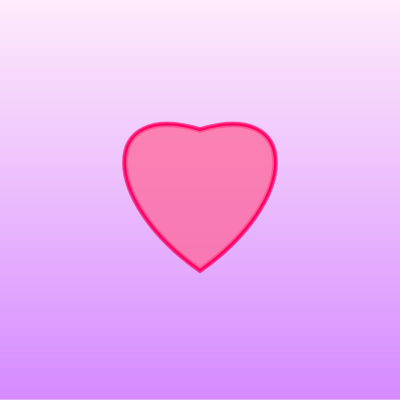
Frame 1 (no input)
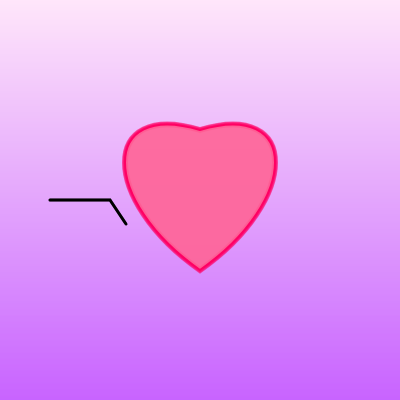
Frame 60 (no input)
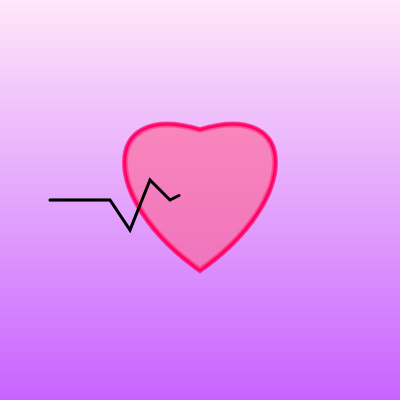
Frame 120 (the mouse pressed at the canvas centre since frame 60)

The p5.js sketch that drew these frames (run headless with seeded random() and noise() and a simulated clock; from frame 60 on, the mouse is pressed at the canvas centre):

// p5.js sketch
// ── sketch.js
let points = [];
let drawIndex = 0;
let waitFrames = 30;
let frameCounter = 0;

function setup() {
  createCanvas(400, 400);
  angleMode(DEGREES);
  noFill();
  createHeartbeatPoints();
}

function draw() {
  drawBackgroundGradient();

  push();
  translate(width / 2, height / 2);
  drawGlowingHeart();

  // Draw animated heartbeat line
  stroke(0);
  strokeWeight(3);
  noFill();

  beginShape();
  for (let i = 0; i < drawIndex && i < points.length; i++) {
    vertex(points[i].x, points[i].y);
  }
  endShape();

  // Animate line drawing with pause at center
  if (drawIndex < points.length) {
    if (drawIndex === Math.floor(points.length / 2)) {
      frameCounter++;
      if (frameCounter > waitFrames) {
        drawIndex++;
        frameCounter = 0;
      }
    } else {
      drawIndex++;
    }
  } else {
    drawIndex = 0;
  }

  pop();
}

function drawGlowingHeart() {
  for (let glow = 6; glow > 0; glow--) {
    stroke(255, 0, 100, 20 * glow);
    strokeWeight(glow);
    noFill();
    drawHeartShape(0, 0);
  }

  fill(255, 100, 150, 180 + sin(frameCount * 2) * 50);
  stroke(255, 0, 100);
  strokeWeight(2);
  drawHeartShape(0, 0);
}

function drawHeartShape(x, y) {
  beginShape();
  vertex(x, y + 70);
  bezierVertex(x - 100, y, x - 100, y - 100, x, y - 70);
  bezierVertex(x + 100, y - 100, x + 100, y, x, y + 70);
  endShape(CLOSE);
}

function drawBackgroundGradient() {
  for (let y = 0; y < height; y++) {
    let inter = map(y, 0, height, 0, 1);
    let c = lerpColor(color(255, 230, 250), color(200, 100, 255), inter);
    stroke(c);
    line(0, y, width, y);
  }
}

function createHeartbeatPoints() {
  let raw = [
    [-150, 0], [-100, 0], // straight horizontal line
    [-90, 0], [-70, 30], [-50, -20], [-30, 0],
    [-10, -10], [10, 10], [30, -20], [50, 10], [70, -30], [90, 0]
  ];

  for (let i = 0; i < raw.length - 1; i++) {
    let [x1, y1] = raw[i];
    let [x2, y2] = raw[i + 1];
    let steps = 20;
    for (let j = 0; j <= steps; j++) {
      let x = lerp(x1, x2, j / steps);
      let y = lerp(y1, y2, j / steps);
      points.push(createVector(x, y));
    }
  }
}
